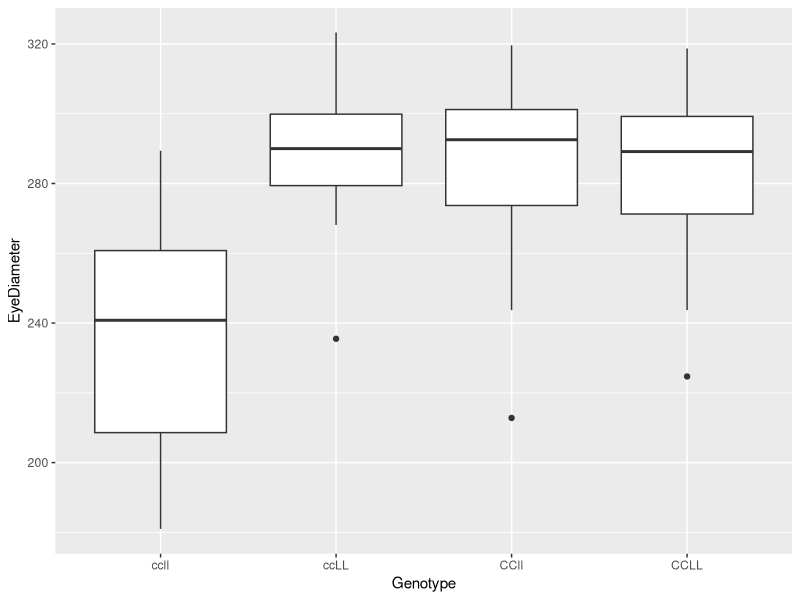
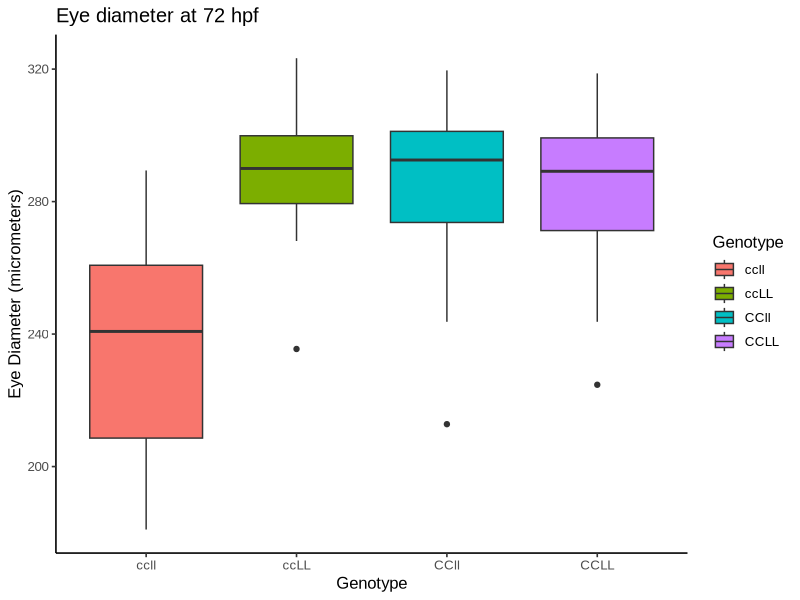
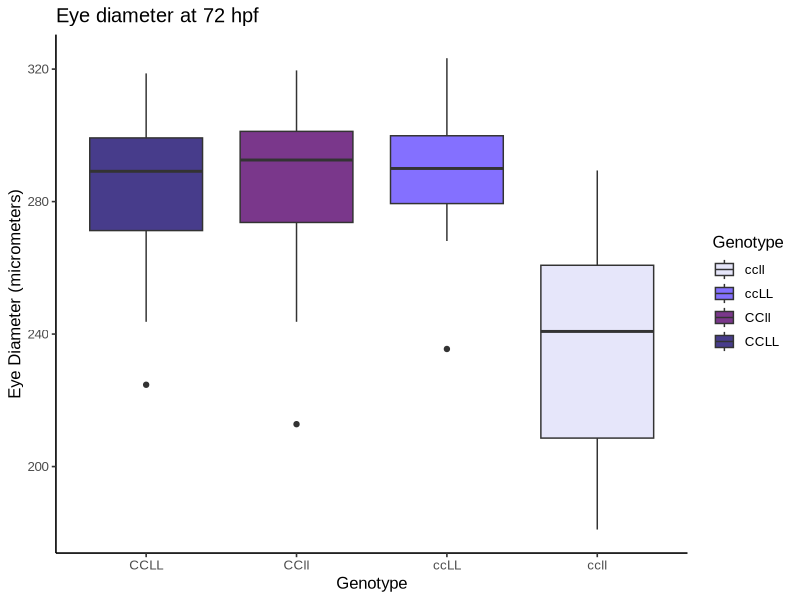
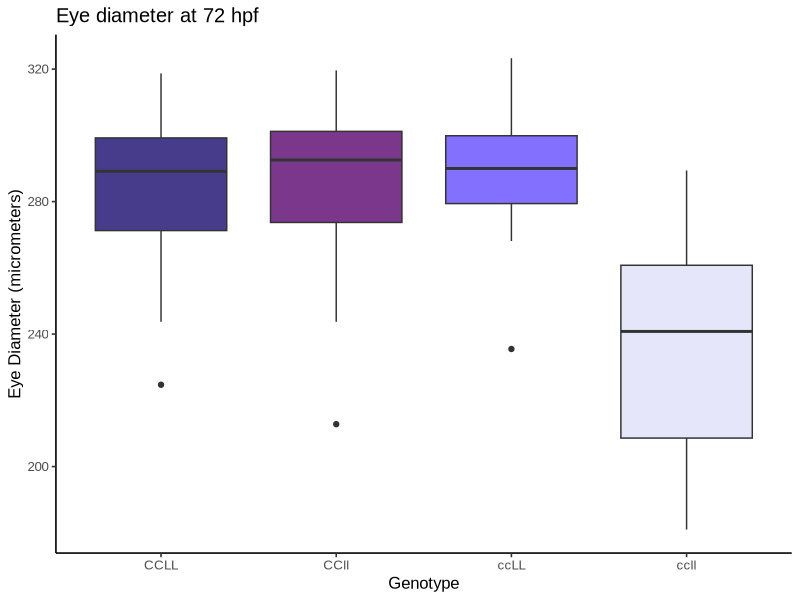
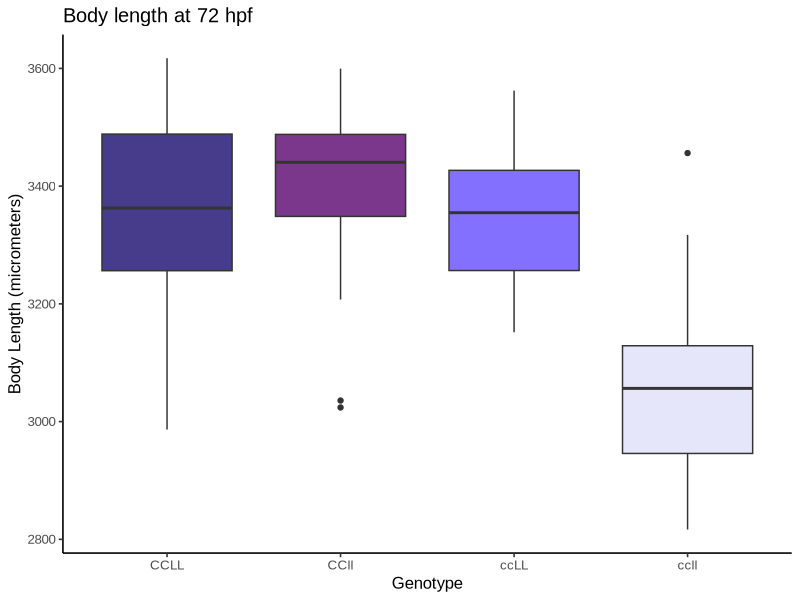
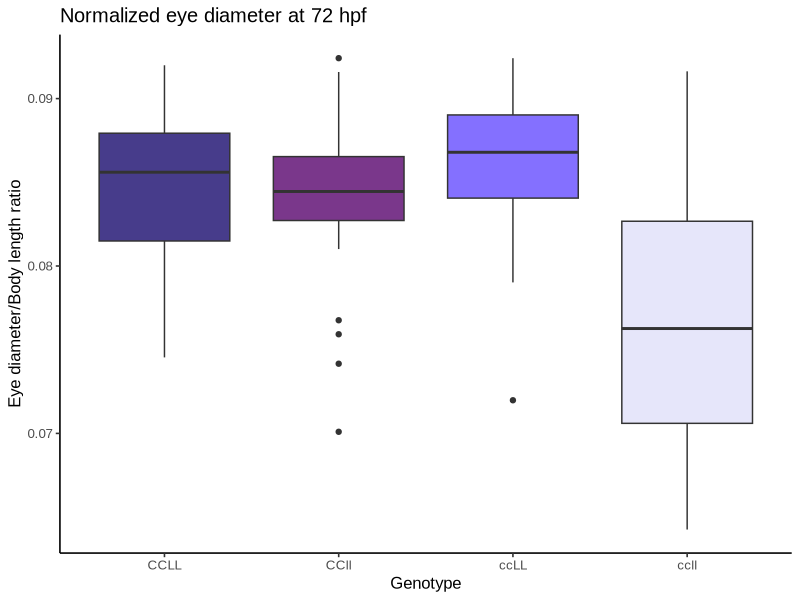
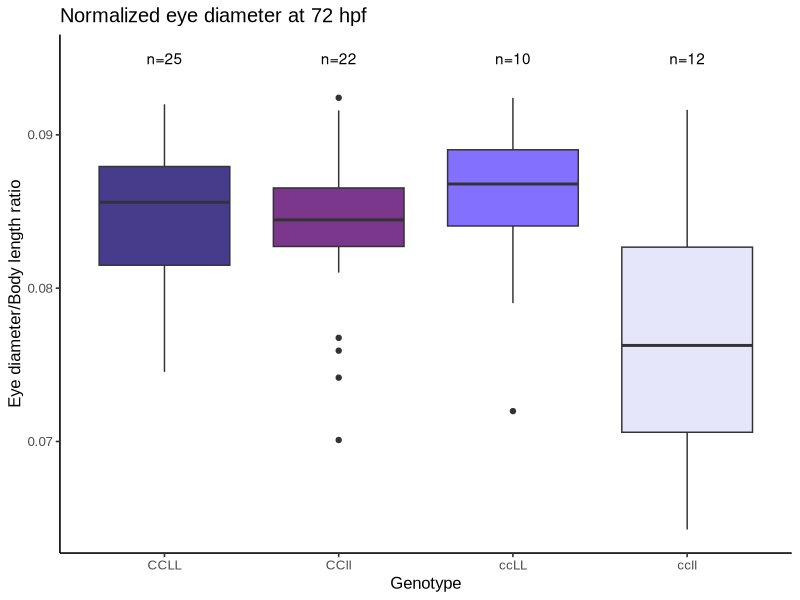
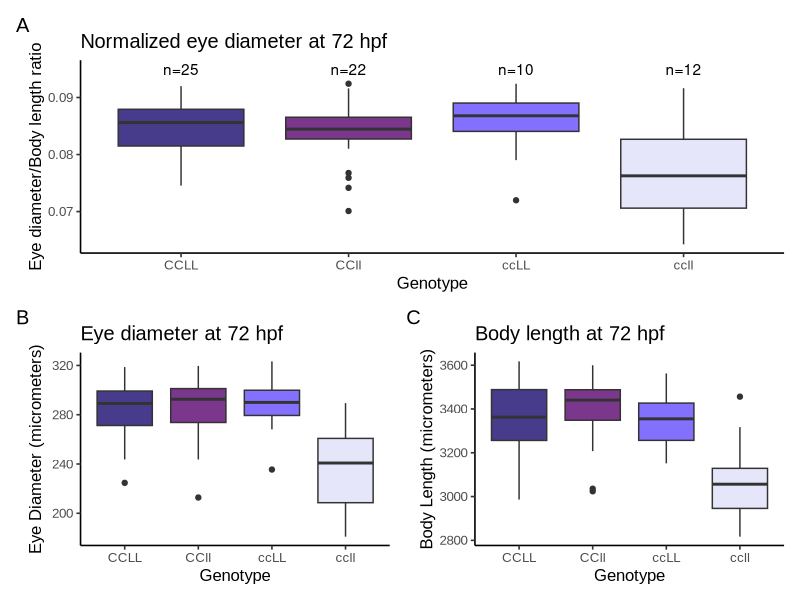

These charts were generated, in order, by the following R code:
## ---- chunk 1
data <- read.table(file="EyeSizeData_4genotypes.csv", sep=",", header=TRUE, stringsAsFactors=FALSE)
# note: to get "read.table" to work, I had to get rid of the meta data at the top of the file...

# head(data)
str(data)

# Load libraries
library(ggplot2)
library(ggthemes)
library(patchwork)
library(TeachingDemos)
char2seed("zebrafish eye size")

## ---- chunk 2
p1 <- ggplot(data=data,
             mapping=aes(x=Genotype,y=EyeDiameter)) + geom_boxplot()
print(p1)
## ---- chunk 3
p1 <- ggplot(data=data,
             mapping=aes(x=Genotype,y=EyeDiameter,
                         fill=Genotype)) + 
  geom_boxplot() + 
  labs(title="Eye diameter at 72 hpf",
       y="Eye Diameter (micrometers)") +
  theme_classic(base_family="Arial", base_size=12) 
print(p1)
## ---- chunk 4
p1 <- p1 + scale_x_discrete(limits=c("CCLL","CCll","ccLL","ccll")) 
# use "scale_x_discrete" to change discrete variable order on the x axis (also "scale_y_discrete" for y axis). "limits" allows you to define the order of the variables.
## ---- chunk 5
p1 <- p1 + scale_fill_manual(values=c("lavender",
                                "lightslateblue",
                                "mediumorchid4",
                                "slateblue4"))
print(p1)
## ---- chunk 6
p1 <- p1 + theme(legend.position="none")
print(p1)
## ---- chunk 7
p2 <- ggplot(data=data,
             mapping=aes(x=Genotype,y=BodyLength,
                         fill=Genotype)) + 
  geom_boxplot() + 
  labs(title="Body length at 72 hpf",
       y="Body Length (micrometers)") +
  theme_classic(base_family="Arial", base_size=12) +
  scale_x_discrete(limits=c("CCLL","CCll","ccLL","ccll")) +
  scale_fill_manual(values=c("lavender",
                                "lightslateblue",
                                "mediumorchid4",
                                "slateblue4")) +
  theme(legend.position="none")
print(p2)
## ---- chunk 8
p3 <- ggplot(data=data,
             mapping=aes(x=Genotype,
                         y=NormalizedEyeDiameter,
                         fill=Genotype)) + 
  geom_boxplot() + 
  labs(title="Normalized eye diameter at 72 hpf",
       y="Eye diameter/Body length ratio") +
  theme_classic(base_family="Arial", base_size=12) +
  scale_x_discrete(limits=c("CCLL","CCll","ccLL","ccll")) +
  scale_fill_manual(values=c("lavender",
                                "lightslateblue",
                                "mediumorchid4",
                                "slateblue4")) +
  theme(legend.position="none")
print(p3)
## ---- chunk 9
p3 <- p3 + annotate("text", x="ccll", y=0.095, label="n=12") +
  annotate("text", x="ccLL", y=0.095, label="n=10") + 
  annotate("text", x="CCll", y=0.095, label="n=22") + 
  annotate("text", x="CCLL", y=0.095, label="n=25")
print(p3)
## ---- chunk 10
p4 <- p3 / (p1 | p2) + plot_annotation(tag_levels="A")
print(p4)
## ---- chunk 11
ggsave(plot=p4,
       filename="EyeSizeData_4genotypes",
       width=6,
       height=6,
       units="in",
       device="tiff")
